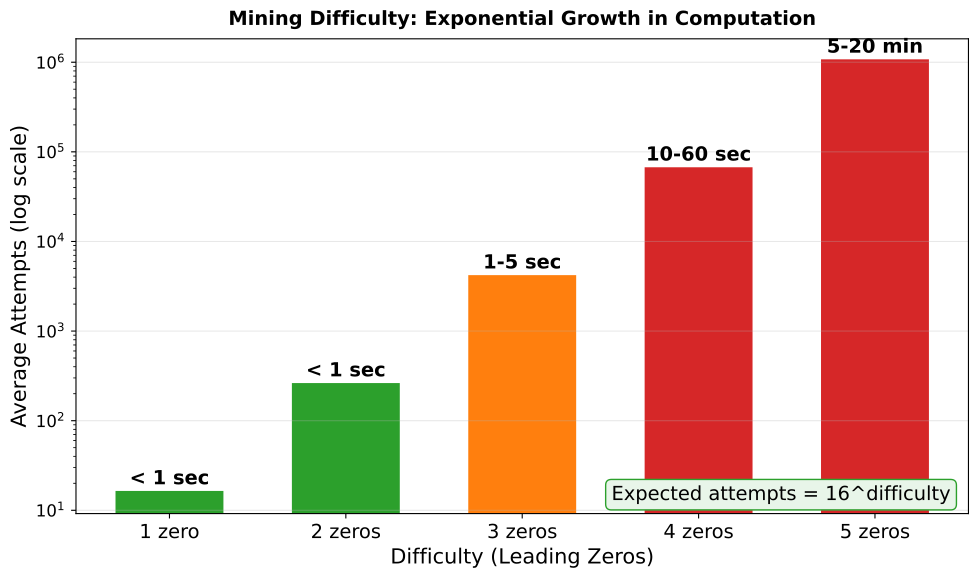

This chart was generated by the following Python code:
"""
Mining Difficulty vs Computation Time
Exponential growth visualization
"""

import matplotlib.pyplot as plt
import numpy as np
from pathlib import Path

CHART_METADATA = {
    'title': 'Mining Difficulty',
    'url': 'https://github.com/Digital-AI-Finance/Blockchain_Crypto/tree/main/Module_A_Blockchain_Foundations/L04_Lab_Hash_Experiments/charts/02_mining_difficulty'
}

plt.rcParams.update({
    'font.size': 14,
    'axes.labelsize': 14,
    'axes.titlesize': 16,
    'xtick.labelsize': 12,
    'ytick.labelsize': 12,
    'legend.fontsize': 12,
    'figure.figsize': (10, 6),
    'figure.dpi': 150
})

MLPURPLE = '#3333B2'
MLBLUE = '#0066CC'
MLORANGE = '#FF7F0E'
MLGREEN = '#2CA02C'
MLRED = '#D62728'

fig, ax = plt.subplots(figsize=(10, 6))

# Difficulty levels and expected attempts
difficulty = [1, 2, 3, 4, 5]
avg_attempts = [16, 256, 4096, 65536, 1048576]
time_estimate = ['< 1 sec', '< 1 sec', '1-5 sec', '10-60 sec', '5-20 min']

bars = ax.bar(difficulty, avg_attempts, color=MLBLUE, edgecolor='black', linewidth=1.5, width=0.6)

# Color gradient based on difficulty
for i, bar in enumerate(bars):
    if i <= 1:
        bar.set_color(MLGREEN)
    elif i == 2:
        bar.set_color(MLORANGE)
    else:
        bar.set_color(MLRED)

# Add time labels
for i, (bar, time) in enumerate(zip(bars, time_estimate)):
    ax.text(bar.get_x() + bar.get_width()/2, bar.get_height() * 1.1,
            time, ha='center', va='bottom', fontsize=9, fontweight='bold')

ax.set_yscale('log')
ax.set_xlabel('Difficulty (Leading Zeros)', fontsize=12)
ax.set_ylabel('Average Attempts (log scale)', fontsize=12)
ax.set_xticks(difficulty)
ax.set_xticklabels(['1 zero', '2 zeros', '3 zeros', '4 zeros', '5 zeros'], fontsize=10)

ax.grid(True, alpha=0.3, axis='y')

# Add formula annotation
ax.text(0.98, 0.02, 'Expected attempts = 16^difficulty',
        transform=ax.transAxes, fontsize=10, ha='right', va='bottom',
        bbox=dict(boxstyle='round,pad=0.3', facecolor='#E8F5E9', edgecolor=MLGREEN))

ax.set_title('Mining Difficulty: Exponential Growth in Computation', fontweight='bold', fontsize=14, pad=10)

plt.tight_layout()
output_path = Path(__file__).parent / 'chart.pdf'
plt.savefig(output_path, bbox_inches='tight', dpi=300)
print(f"Chart saved to: {output_path.absolute()}")
plt.close()
